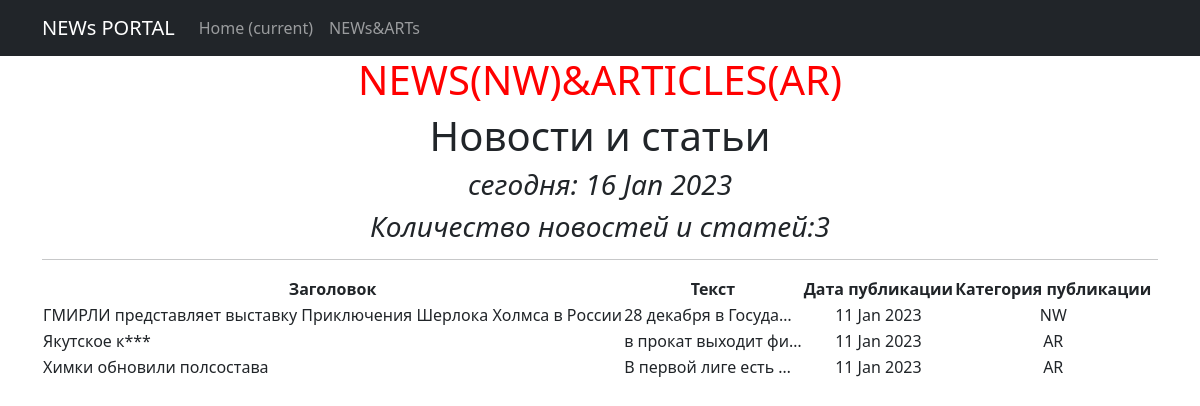
Page /news/ on the committed database.
### newsandart/models.py (models this page shows, shortened)
class Post(models.Model):
    author = models.ForeignKey(Author, on_delete=models.CASCADE)
    NEWS = "NW"
    ARTICLE = "AR"
    CATEGORY_CHOICE = (
        (NEWS, "Новость"),
        (ARTICLE, "Статья"),
    )
    categoryType = models.CharField(max_length=8, choices=CATEGORY_CHOICE, default=ARTICLE)
    dateCreation = models.DateTimeField(auto_now_add=True)
    postCategory = models.ManyToManyField(Category, through="PostCategory")
    title = models.CharField(max_length=128)
    text = models.TextField()
    rating = models.SmallIntegerField(default=0)

### newsandart/views.py (the view)
# urls.py: path('', PostList.as_view()),
class PostList(ListView):
    model = Post
    ordering = '-dateCreation'
    template_name = 'flatpages/news.html'
    context_object_name = 'news'
    def get_context_data(self, **kwargs):
        context = super().get_context_data(**kwargs)
        context['time_now'] = datetime.utcnow()
        context['next post'] = None
        return context

### newsandart/templatetags/my_filters.py (called while the page is built)
@register.filter()
def censor(value):
    forbiddens = ['тыгын', 'кино', 'родина']
    if not isinstance(value, str):
        raise TypeError(f"Недопустимое значение '{type(value)}'Нужно ввести строковое значение")
    for word in value.split():
        if word.lower() in forbiddens:
            value = value.replace(word, f"{word[0]}{'*' * (len(word) - 1)}")
    return value

### newsandart/templatetags/my_tags.py (called while the page is built)
@register.simple_tag()
def current_time(format_string='%d %b %Y'):
   return f"сегодня: {datetime.utcnow().strftime(format_string)}"

### templates/flatpages/news.html (shortened to what this page needs)
{% extends 'flatpages/default.html' %}
{% load static %}
{% load my_tags %}
{% load my_filters %}
{% block content %}
<h1><font color="red">NEWS(NW)&ARTICLES(AR)</h1></font>
<h1>Новости и статьи</h1>
<h3><i>{% current_time '%d %b %Y' %}</i></h3>
<h3><i>Количество новостей и статей:{{ news|length }}</i></h3>
<hr>
{% if news %}
       <table>
           <tr>
               <td><b>Заголовок</b></td>
               <td><b>Текст</b></td>
               <td><b>Дата публикации</b></td>
               <td><b>Категория публикации</b></td>
           </tr>
           {% for post in news %}
           <tr>
               <td align="left">{{ post.title|censor }}</td>
               <td align="left">{{ post.text|censor|truncatechars:20 }}</td>
               <td>{{ post.dateCreation|date:"d M Y" }}</td>
               <td>{{ post.categoryType}}</td>
           </tr>
           {% endfor %}
       </table>
   {% else %}
       <h2>Новостей нет!</h2>
   {% endif %}
{% endblock content %}

### templates/flatpages/default.html (shortened to what this page needs)
<!DOCTYPE html>
<html lang="en">
    <head>
        {% load static %}
        <link href="{% static 'css/styles.css' %}" rel="stylesheet" />
    </head>
    <body>
        <nav class="navbar navbar-expand-lg navbar-dark bg-dark static-top">
            <div class="container">
                <a class="navbar-brand" href="#">NEWs PORTAL</a>
                <div class="collapse navbar-collapse" id="navbarResponsive">
                    <ul class="navbar-nav ml-auto">
                        <li class="nav-item active">
                            <a class="nav-link" href="#">Home
                                <span class="sr-only">(current)</span>
                            </a>
                        </li>
                        <li class="nav-item">
                            <a class="nav-link" href="/news/">NEWs&ARTs</a>
                        </li>
                    </ul>
                </div>
            </div>
        </nav>
        <div class="container">
            <div class="row">
                <div class="col-lg-12 text-center">
                    {% block content %}{% endblock content %}
                 </div>
             </div>
        </div>
    </body>
</html>

### rows in the picture
Post: title|censor "ГМИРЛИ представляет выставку Приключения Шерлока Холмса в России", text|censor "28 декабря в Госуда…", dateCreation "11 Jan 2023", categoryType "NW"
Post: title|censor "Якутское к***", text|censor "в прокат выходит фи…", dateCreation "11 Jan 2023", categoryType "AR"
Post: title|censor "Химки обновили полсостава", text|censor "В первой лиге есть …", dateCreation "11 Jan 2023", categoryType "AR"

### other values in the picture
{{ news|length }} "3"
